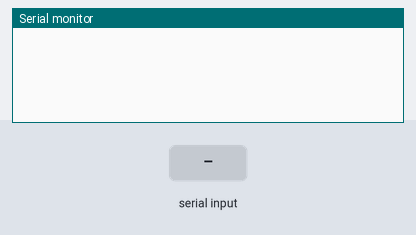
The sketch below on a simulated Arduino Uno, built with avr-gcc and run on an emulated ATmega328P. On the bench: the last lines printed to the serial monitor. The test bench sets the inputs (shaded band). The audio player accepts every command and is not drawn.

Above: at 1.7 s.
1.8 s: "s" received over Serial
At 2.8 s:
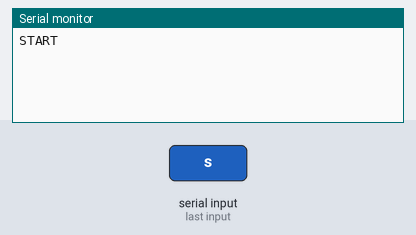
3.3 s: byte 100 ('d') received over Serial
At 4.0 s:
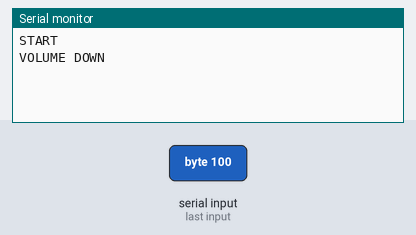
4.8 s: "p" received over Serial
At 6.0 s:
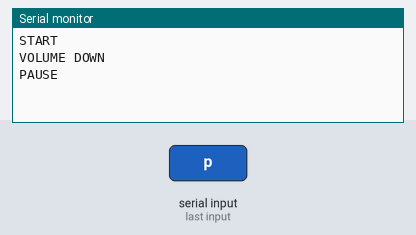
6.3 s: "n" received over Serial
At 7.4 s:
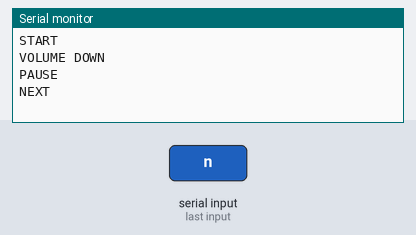
7.8 s: "b" received over Serial
At 8.6 s:
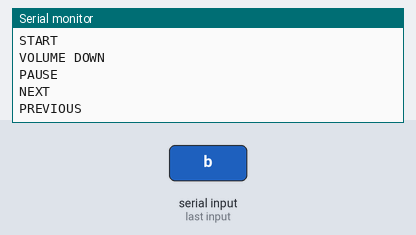
9.3 s: "u" received over Serial
At 9.7 s:
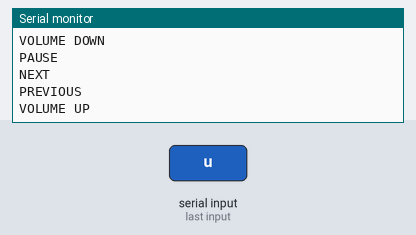

The sketch:

audio_bumbox.ino
```cpp
#include <SoftwareSerial.h>
#include "Arduino.h"
#include "SoftwareSerial.h"
#include "DFRobotDFPlayerMini.h"
SoftwareSerial mp3(10, 11);
DFRobotDFPlayerMini myDFPlayer;
//SoftwareSerial hc05(2, 3);
int val = 10;
void setup() {
  // put your setup code here, to run once:
  Serial.begin(9600);
  mp3.begin(9600);
  if (!myDFPlayer.begin(mp3)) {  //Use softwareSerial to communicate with mp3.
    while(true){
      delay(0); // Code to compatible with ESP8266 watch dog.
    }
  }
  myDFPlayer.volume(10);
  myDFPlayer.play(1);
}

void loop() {
  // put your main code here, to run repeatedly:
if(Serial.available() > 0){
  char data = Serial.read();
  if(data == 's' || data == 'S'){Serial.println("START");myDFPlayer.start();}
  else if(data == 'p' || data == 'P'){Serial.println("PAUSE");myDFPlayer.pause();}
  else if(data == 'n' || data == 'N'){Serial.println("NEXT");myDFPlayer.next();}
  else if(data == 'b' || data == 'B'){Serial.println("PREVIOUS");myDFPlayer.previous();}
  else if(data == 'u' || data == 'U'){Serial.println("VOLUME UP");myDFPlayer.volumeUp();}
  else if(data == 'd' || data == 'D'){Serial.println("VOLUME DOWN");myDFPlayer.volumeDown();}
  }
}
```

Measured:
- after the input at 1.8 s, the serial monitor: prints a new line at once (image 1)
- after the input at 3.3 s, the serial monitor: prints a new line at once (image 2)
- after the input at 4.8 s, the serial monitor: prints a new line at once (image 3)
- after the input at 6.3 s, the serial monitor: prints a new line at once (image 4)
- after the input at 7.8 s, the serial monitor: prints a new line at once (image 5)
- after the input at 9.3 s, the serial monitor: prints a new line at once (image 6)
